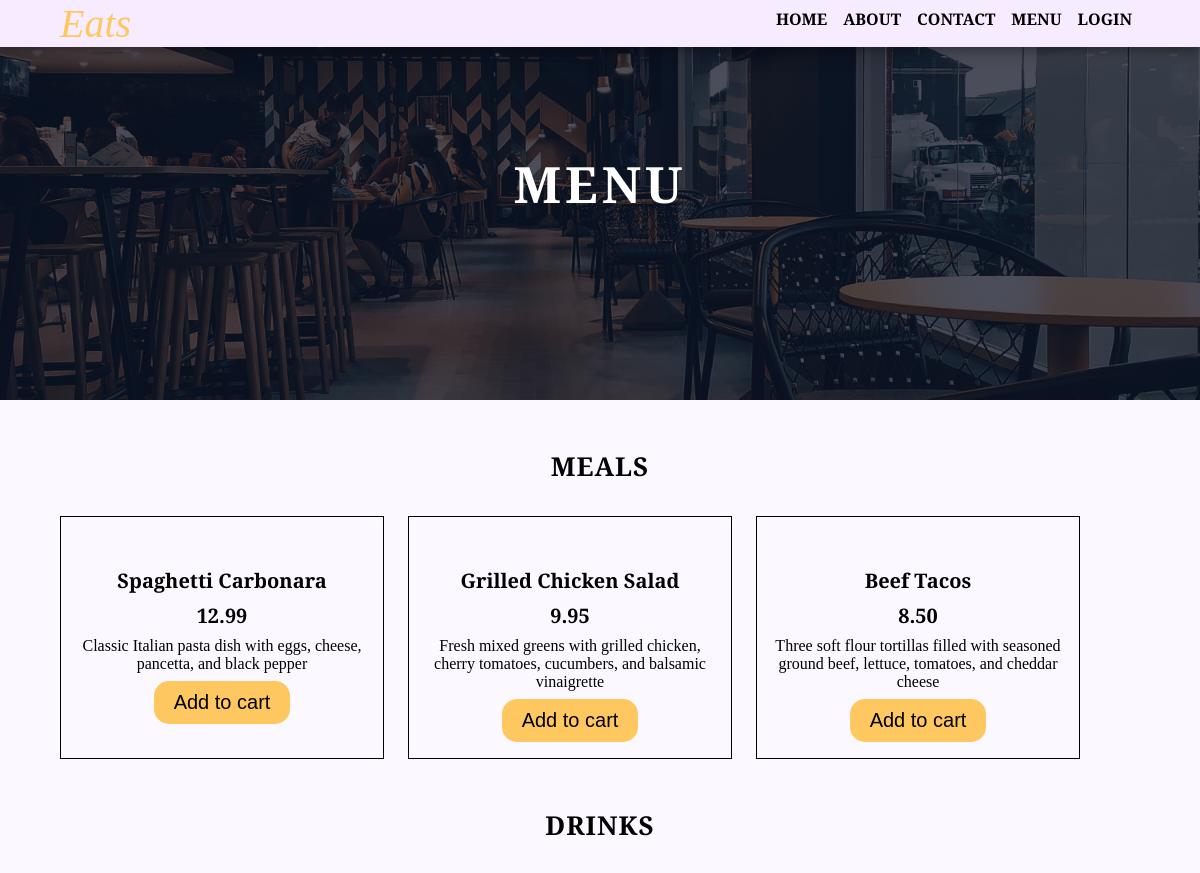
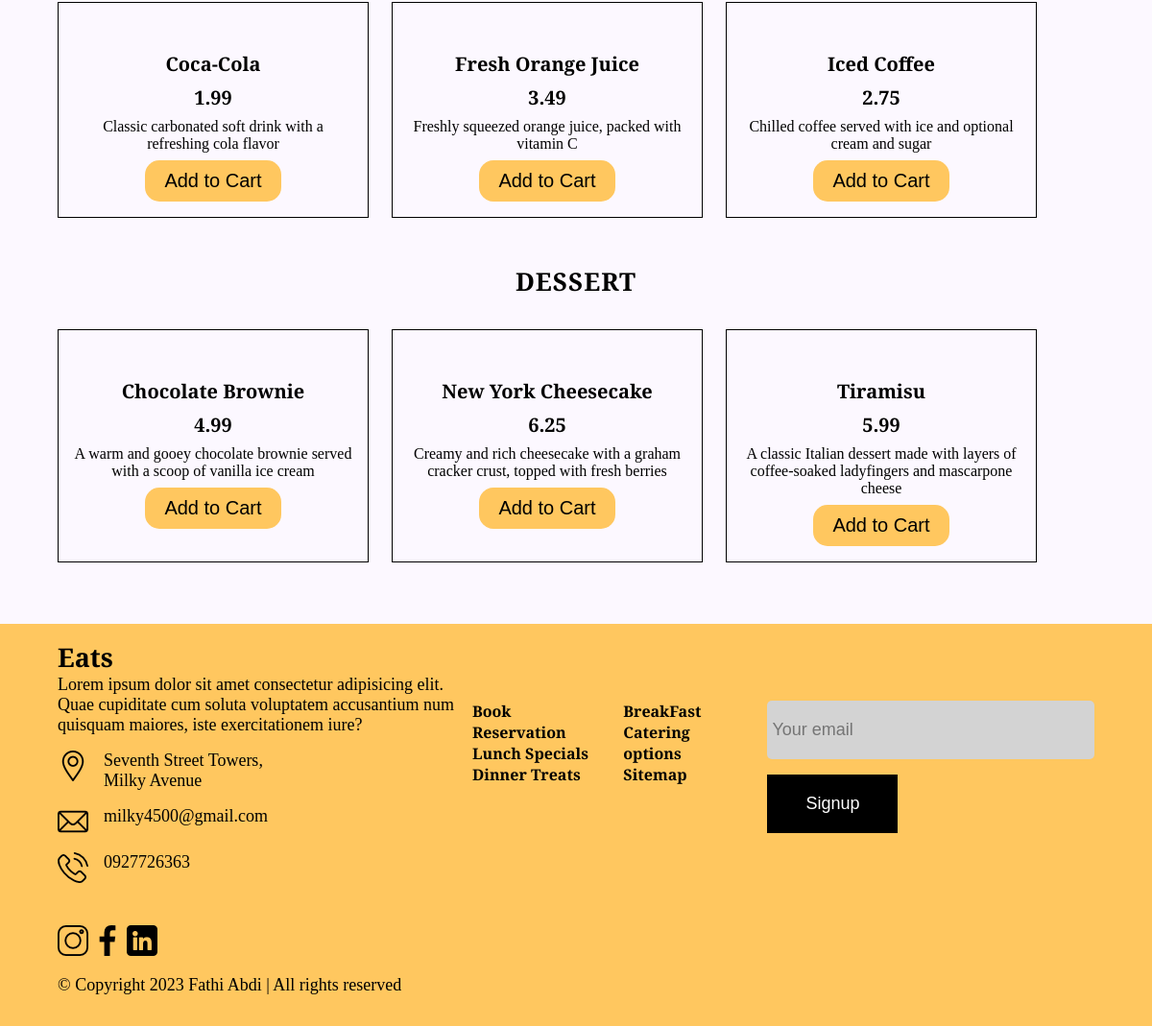
Page /menu.php on the committed database (2 pictures, top to bottom).
### tables this page shows
CREATE TABLE `products` (
  `product_id` int(11) NOT NULL,
  `Name` varchar(255) NOT NULL,
  `Price` varchar(255) NOT NULL,
  `Description` varchar(255) NOT NULL,
  `image` varchar(255) NOT NULL,
  `category_id` int(11) NOT NULL
);

### menu.php (the view, shortened to what this page needs)
<?php
require __DIR__ . "/includes/header.php";
require __DIR__ . "/config/database.php"
?>
    <section class="sub-container">
        <?php require __DIR__ . "/includes/navbar.php"?>
        <h1 class="heading page-heading">Menu</h1>
    </section>
    <section class="about-main">
        <div class="wrapper">
            <h2 class="catering-header" id="mealsId">Meals</h2>
            <div class="meal-row">
                <?php
                    $sql = $mysqli->prepare("SELECT * FROM products WHERE category_id = 1 LIMIT 3");
                    $sql->execute();
                    $res = $sql->get_result();
                    while ($row = $res->fetch_assoc()) :
                        ?>
                        <div class="child">
                                <div>
                                    <p class="menu-name"><?php echo $row['Name']?></p>
                                    <p class="price"><?php echo $row['Price']?></p>
                                    <p><?php echo $row['Description']?></p>
                                    <form action="cart.php" method="post">
                                        <button type="submit" class="menu-btn" name="foodSubmit">Add to cart</button>
                                    </form>
                                </div>
                        </div>
                <?php endwhile?>
            </div>
            <h2 class="catering-header" id="drinksId">Drinks</h2>
            <div class="meal-row">
                <?php
                    $sql = $mysqli->prepare("SELECT * FROM products WHERE category_id = 2 LIMIT 3");
                    $sql->execute();
                    $res = $sql->get_result();
                    while ($row = $res->fetch_assoc()) :
                        ?>
                        <div class="child">
                                <div>
                                    <p class="menu-name"><?php echo $row['Name']?></p>
                                    <p class="price"><?php echo $row['Price']?></p>
                                    <p><?php echo $row['Description']?></p>
                                    <form action="cart.php" method="post">
                                        <button type="submit" class="menu-btn" name="drinksSubmit">Add to Cart</button>
                                    </form>
                                </div>
                        </div>
                <?php endwhile?>
            </div>
            <h2 class="catering-header" id="dessertId">Dessert</h2>
            <div class="meal-row">
                <?php
                    $sql = $mysqli->prepare("SELECT * FROM products WHERE category_id = 3 LIMIT 3");
                    $sql->execute();
                    $res = $sql->get_result();
                    while ($row = $res->fetch_assoc()) :
                        ?>
                        <div class="child">
                                <div>
                                    <p class="menu-name"><?php echo $row['Name']?></p>
                                    <p class="price"><?php echo $row['Price']?></p>
                                    <p><?php echo $row['Description']?></p>
                                    <form action="cart.php?pid=<?php echo $row['product_id']?>" method="post">
                                        <button type="submit" class="menu-btn" name="dessertSubmit">Add to Cart</button>
                                    </form>
                                </div>
                        </div>
                <?php endwhile?>
            </div>
        </div>
    </section>
    <?php require __DIR__ . "/includes/footer-section.php"?>
    <?php require __DIR__ . "/includes/footer.php"?>

### includes/header.php (shortened to what this page needs)
<!DOCTYPE html>
<html lang="en">
<head>
    <link rel="stylesheet" href="//cdn.jsdelivr.net/npm/alertifyjs@1.13.1/build/css/alertify.rtl.min.css"/>
    <link rel="stylesheet" href="css/style.css">
</head>
<body>

### includes/navbar.php (shortened to what this page needs)
<div class="fixed-navbar">
    <div class="wrapper">
        <div class="logo-nav">
            <div class="logo">
                <a href="index.php" class="logo-text">Eats</a>
            </div>
            <nav class="navbar">
                <ul class="nav-group">
                    <?php
                    if (isset($_SESSION['auth'])) :
                    $welcomeName = $_SESSION['auth']['fname'];
                    ?>
                        <li class="nav-item nav-link">Welcome <?php echo $welcomeName?></li>
                        <li class="nav-item"><a href="logout.php" class="nav-link">Logout</a></li>
                        <li class="nav-item"><a href="cart.php"><i class="fa-solid fa-cart-shopping"></i></a></li>
                    <?php else : ?>
                        <li class="nav-item"><a href="index.php" class="nav-link">Home</a></li>
                        <li class="nav-item"><a href="about.php" class="nav-link">About</a></li>
                        <li class="nav-item"><a href="contact.php" class="nav-link">Contact</a></li>
                        <li class="nav-item"><a href="menu.php" class="nav-link">Menu</a></li>
                        <li class="nav-item"><a href="login.php" class="nav-link">Login</a></li>
                    <?php endif ?>
                </ul>
            </nav>
        </div>
    </div>
    </div>

### includes/footer-section.php
<footer class="last-section">
    <div class="wrapper">
        <div class="contact-footer">
            <div class="contact">
                <h2>Eats</h2>
                <p>Lorem ipsum dolor sit amet consectetur adipisicing elit.<br> Quae cupiditate cum soluta voluptatem accusantium num <br>quisquam maiores, iste exercitationem iure?</p>
                <div class="contact-image first">
                    <img src="icons/003-location.png" alt=""><p>Seventh Street Towers, <br>Milky Avenue</p>
                </div>
                <div class="contact-image">
                    <img src="icons/002-mail.png" alt=""><p>milky4500@gmail.com</p>
                </div>
                <div class="contact-image">
                    <img src="icons/001-phone-call.png" alt=""><p>0927726363</p>
                </div>
            </div>
            <div class="footer-items">
                <ul>
                    <li>Book Reservation</li>
                    <li>Lunch Specials</li>
                    <li>Dinner Treats</li>
                    </ul>
                <ul>
                    <li>BreakFast</li>
                    <li>Catering options</li>
                    <li>Sitemap</li>
                </ul>
                <div class="signup-part">
                    <input type="text" placeholder="Your email">
                    <button class="signup">Signup</button>
                </div>
            </div>
        </div>
        <div class="social-media">
            <img src="icons/004-instagram.png" alt="">
            <img src="icons/005-facebook-app-symbol.png" alt="">
            <img src="icons/006-linkedin.png" alt="">
        </div>
        <p class="copyright-text">© Copyright 2023 Fathi Abdi | All rights reserved</p>
    </div>
</footer>

### includes/footer.php (shortened to what this page needs)
</body>
</html>

### css/style.css (style rules this page uses)
*, *::before, *::after { box-sizing: border-box; margin: 0; padding: 0; }
:root { --accent: #FFC75F; --primary: #fff; --secondary: #000; --grey: #D3D3D3; }
body { font-family: 'Playfair', serif; font-family: 'Playfair Display', serif; background-color: #FCF8FF; }
img { max-width: 100%; }
a { text-decoration: none; }
.wrapper { width: 90%; max-width: 600px; margin: 0 auto; position: relative; }
.logo { text-align: center; }
.logo-text { color: var(--accent); font-size: 40px; font-style: italic; }
.fixed-navbar { background-color: #F6EBFF; max-width: 100%; box-shadow: 0 4px 8px 0 rgba(0, 0, 0, 0.2), 0 6px 20px 0 rgba(0, 0, 0, 0.19) }
.navbar { visibility: hidden; height: 0; position: absolute; width: 100%; }
.nav-group { list-style-type: none; color: var(--primary); text-align: center; }
.nav-item { padding: 0.5rem; }
.nav-link { color: var(--secondary); font-weight: 600; text-transform: uppercase; position: relative; }
.nav-link::after { content: ""; width: 0%; height: 2px; background-color: var(--accent); position: absolute; bottom: -5px; left: 1px; display: block; margin: auto; }
.heading { font-size: 30px; margin-bottom: 2rem; line-height: 1.5; letter-spacing: 4px; text-transform: uppercase; font-weight: 900; }
.menu-btn { border: 0; padding: 10px 20px; border-radius: 15px; font-size: 20px; background-color: var(--accent); margin: 0 5px; cursor: pointer; }
input { background-color: var(--grey); padding: 20px 10px; width: 100%; border-radius: 5px; border: none; outline: 0; padding-left: 5px; margin-bottom: 1rem; font-size: 18px; }
.catering-header { text-align: center; font-size: 26px; letter-spacing: 1px; margin: 2rem 0; text-transform: uppercase; }
.last-section { background-color: var(--accent); }
.contact { padding: 1rem 0; font-size: 18px; }
.contact-image { display: flex; gap: 1rem; margin-bottom: 1rem; }
.first { margin-top: 1rem; }
.contact-image img { align-self: flex-start; }
.footer-items { margin-bottom: 1rem; }
.footer-items ul { margin-bottom: 1rem; }
.footer-items ul li { list-style-type: none; font-weight: 700; }
.signup { background: var(--secondary); color: white; background: var(--secondary); color: white; padding: 20px 40px; border: none; outline: none; cursor: pointer; font-size: 18px; }
.social-media { margin-bottom: 1rem; }
.copyright-text { padding-bottom: 2rem; font-size: 18px; }
.sub-container { background-image: linear-gradient(rgba(4,9,30,0.7), rgba(4,9,30,0.7)), url(images/banner2.jpg); background-position: center; background-size: cover; width: 100%; min-height: 50vh; text-align: center; color: white; }
.about-main { margin: 3rem 0; }
.page-heading { margin-top: 100px; }
.meal-row { display: flex; flex-wrap: wrap; }
.child { margin-bottom: 1rem; padding: 1rem; flex-basis: 50%; border: 1px solid; }
.child p { margin-bottom: 8px; }
.menu-name { margin-top: 1rem; }
.price, .menu-name { font-weight: 700; font-size: 20px; }
@media (min-width:800px) { .wrapper { max-width: 1100px; } }
@media (min-width:800px) { .logo-nav { display: flex; justify-content: space-between; } }
@media (min-width:800px) { .logo { text-align: left; } }
@media (min-width:800px) { .navbar { visibility: visible; position: relative; width: auto; } }
@media (min-width:800px) { .nav-group { display: flex; } }
@media (min-width:800px) { .heading { font-size: 50px; } }
@media (min-width:800px) { .footer-items { display: flex; } }
@media (min-width:800px) { .signup-part { align-items: flex-start; } }
@media (min-width:800px) { .contact-footer { display: flex; justify-content: space-between; } }
@media (min-width:800px) { .footer-items { padding: 5rem 0; width: 60%; } }
@media (min-width:800px) { .footer-items ul { margin-right: 2rem; } }
@media (min-width:800px) { .footer-items li { font-weight: 500; } }
@media (min-width:800px) { .meal-row { gap: 1.5rem; } }
@media (min-width:800px) { .child { flex-basis: 30%; text-align: center; } }

### rows in the picture
products: Name "Spaghetti Carbonara", Price "12.99", Description "Classic Italian pasta dish with eggs, cheese, pancetta, and black pepper"
products: Name "Grilled Chicken Salad", Price "9.95", Description "Fresh mixed greens with grilled chicken, cherry tomatoes, cucumbers, and balsamic vinaigrette"
products: Name "Beef Tacos", Price "8.50", Description "Three soft flour tortillas filled with seasoned ground beef, lettuce, tomatoes, and cheddar cheese"
products: Name "Coca-Cola", Price "1.99", Description "Classic carbonated soft drink with a refreshing cola flavor"
products: Name "Fresh Orange Juice", Price "3.49", Description "Freshly squeezed orange juice, packed with vitamin C"
products: Name "Iced Coffee", Price "2.75", Description "Chilled coffee served with ice and optional cream and sugar"
products: Name "Chocolate Brownie", Price "4.99", Description "A warm and gooey chocolate brownie served with a scoop of vanilla ice cream"
products: Name "New York Cheesecake", Price "6.25", Description "Creamy and rich cheesecake with a graham cracker crust, topped with fresh berries"
products: Name "Tiramisu", Price "5.99", Description "A classic Italian dessert made with layers of coffee-soaked ladyfingers and mascarpone cheese"
